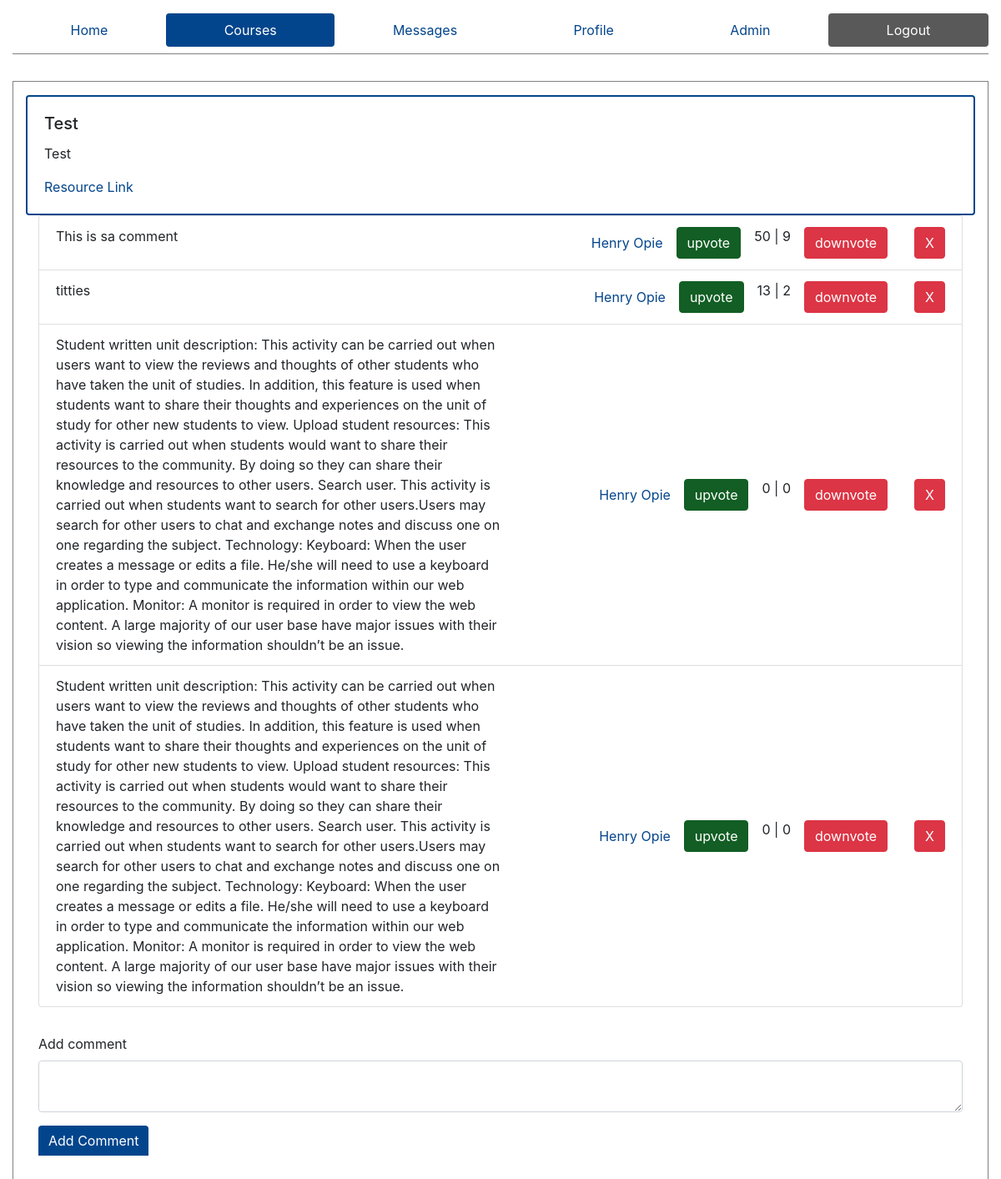
/courses/1111/4 (signed in), run on the app's committed database.
### ed/models.py (models this page shows)
class Resource(models.Model):
    course = models.ForeignKey(Course, on_delete=models.CASCADE, null=True)
    resourceName = models.CharField(max_length=50, default="Resource Name")
    resourceDescription = models.CharField(max_length=200, default="Description")
    resourceLink = models.CharField(max_length=200, default="Resource Link")

class Comment(models.Model):
    resource = models.ForeignKey(Resource, on_delete=models.CASCADE, related_name='comments')
    body = models.TextField()
    user = models.ForeignKey(Profile, on_delete=models.CASCADE, null=True)
    upvotes = models.IntegerField(default=0)
    downvotes = models.IntegerField(default=0)

class Profile(models.Model):
    user = models.OneToOneField(User, on_delete=models.CASCADE, related_name='+', default=1)
    FirstName = models.CharField(max_length=50,default='firstname')
    LastName = models.CharField(max_length=50,default='lastname')
    is_admin = models.BooleanField('Is admin', default=False)

### ed/views.py (the view, shortened to what this page needs)
# urls.py: path('courses/<slug:code>/<int:id>', views.singleResource, name='Resource'),
def singleResource(request,code, id):
    is_admin = False
    p = Profile.objects.get(user=request.user)
    error = ''
    if p.is_admin:
        is_admin = True
    if not request.POST:
        resource = Resource.objects.get(id=id)
        try:
            comments = Comment.objects.filter(resource=resource).\
                annotate(totalvotes = F('upvotes') - F('downvotes')).order_by('-totalvotes')
        except:
            comments = {}
        context = {
            'active': 'courses',
            'resource': resource,
            'comments': comments,
            'is_admin': is_admin
        }
        return render(request, 'resource.html', context=context)

### templates/resource.html (shortened to what this page needs)
{% extends "core.html" %}
{% block content %}
<div class="card">
    <div class="card-body">
        <h5 class="card-title">
            {{ resource.resourceName}}
        </h5>
        <p class="card-text">
            {{ resource.resourceDescription}}
        </p>
        {% if resource.resourceLink %}
        <a href="{{resource.resourceLink}}" target='_blank'>
            Resource Link
        </a>
        {% endif %}
    </div>
</div>
<div class="container-fluid">
    {% if comments %}
        <ul class='list-group'>
            {% for comment in comments %}
                <li class="list-group-item" style="display: flex;">
                    <div class="comment-body" style="width: 50%; max-width: 50%;">
                    {{comment.body}}
                    </div>
                    <div class="comment-author" style="margin-left: auto; display: flex; align-items: center;">
                        <a href="/profile/{{comment.user.id}}">
                            {{comment.user.FirstName}} {{comment.user.LastName}}
                        </a>
                    </div>
                    <div class="comment-votes">
                        <div class="upvote">
                            <form action="/courses/{{resource.course.courseCode}}/{{resource.id}}" method="post" >
                                <input type="submit" value="upvote" class="btn btn-success">
                            </form>
                        </div>
                        <p>
                            {{comment.upvotes}} | {{comment.downvotes}}
                        </p>
                        <div class="downvote">
                            <form action="/courses/{{resource.course.courseCode}}/{{resource.id}}" method="post" role='form'>
                                <input type="submit" value="downvote" class="btn btn-danger">
                            </form>
                        </div>
                        {% if is_admin %}
                            <div class="admin-delete btn btn-danger">
                                X
                            </div>
                        {% endif %}
                    </div>
                </li>
            {% endfor %}
        </ul>
    {% endif %}
    <form action="/courses/{{resource.course.courseCode}}/{{resource.id}}" method="post" style="margin-top: 2rem;" role="form">
        <div class="form-group">
            <label for="comment" >Add comment</label>
            <textarea id="comment" name="comment" type="text" class="form-control"> </textarea>
        </div>
        <div class="form-group">
            <input type="submit" value="Add Comment" style="width: auto" class="btn btn-primary" role="button">
        </div>
    </form>
</div>
{% endblock %}

### ed/static/styles.css (style rules this page uses)
input { border: 1px solid gray; }
.comment-votes { display: flex; align-items: center; }
.comment-votes .upvote { margin-right: 1rem; margin-left: 1rem; }
.comment-votes .downvote { margin-right: 1rem; margin-left: 1rem; }
.card { border: 2px solid #03458c; }
.btn-primary { border: unset; border: 0.25rem !important; border-top-left-radius: 0.25rem !important; border-bottom-left-radius: 0 !important; border-bottom-right-radius: 0 !important; }
.admin-delete { margin-left: 1rem !important; }

### data on the page
Resource: resourceName "Test", resourceDescription "Test"
Comment: body "This is sa comment", user.FirstName "Henry", user.LastName "Opie", upvotes "50", downvotes "9"
Comment: body "titties", user.FirstName "Henry", user.LastName "Opie", upvotes "13", downvotes "2"
Comment: body "Student written unit description: This activity can be carried out when users want to view the reviews and thoughts of other students who have taken the unit of studies. In addition, this feature is used when students want to share their thoughts and experiences on the unit of study for other new students to view. Upload student resources: This activity is carried out when students would want to share their resources to the community. By doing so they can share their knowledge and resources to other users. Search user. This activity is carried out when students want to search for other users.Users may search for other users to chat and exchange notes and discuss one on one regarding the…", user.FirstName "Henry", user.LastName "Opie", upvotes "0", downvotes "0"
Comment: body "Student written unit description: This activity can be carried out when users want to view the reviews and thoughts of other students who have taken the unit of studies. In addition, this feature is used when students want to share their thoughts and experiences on the unit of study for other new students to view. Upload student resources: This activity is carried out when students would want to share their resources to the community. By doing so they can share their knowledge and resources to other users. Search user. This activity is carried out when students want to search for other users.Users may search for other users to chat and exchange notes and discuss one on one regarding the…", user.FirstName "Henry", user.LastName "Opie", upvotes "0", downvotes "0"
